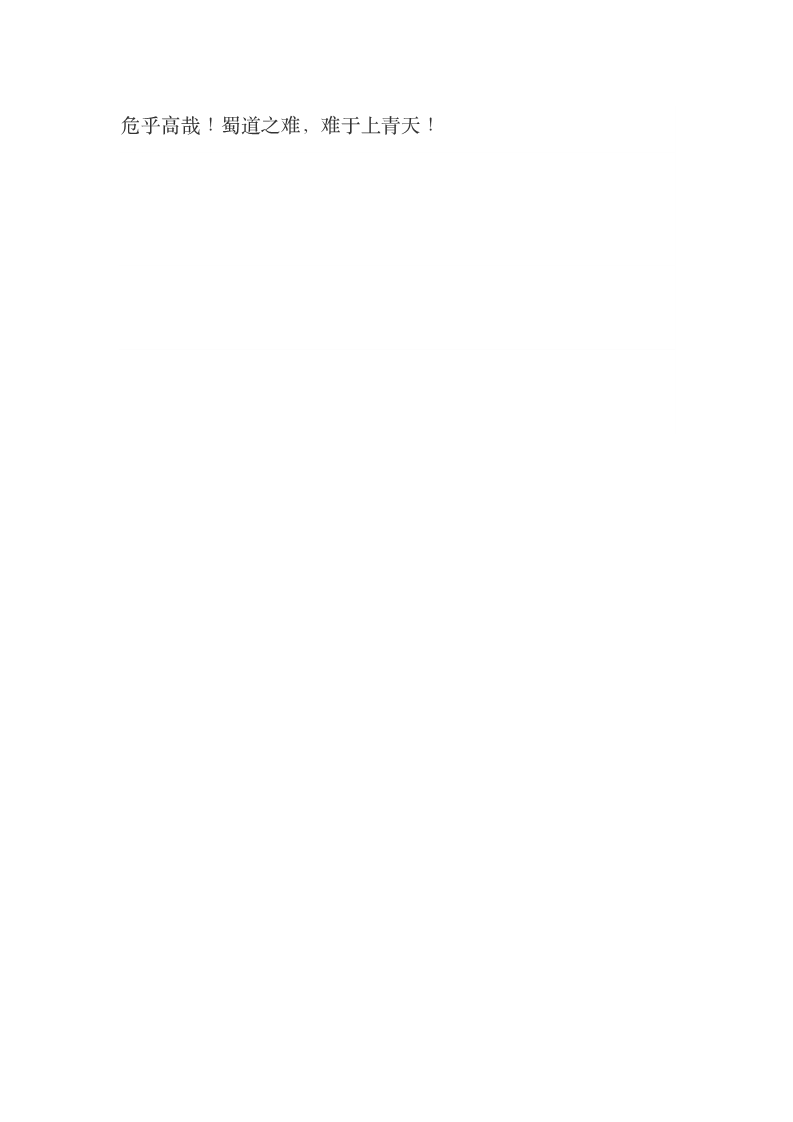
#> input picture tmp/test1.png, 793 x 1122 px
$ python test.py
#> lines starting #> are read from the running program, lines starting #| are printed output that depends on the picture; after the words box and inside, x2 and y2 are one past the last pixel; in counts of white or black regions, pixels touching at a corner belong together; long printed decimals are rounded
#! /usr/bin/env python
# -*- coding: utf-8 -*-

import os
import cv2
import numpy as np
import matplotlib.pyplot as plt


def extract_peek_ranges_from_array(array_vals, minimun_val=10, minimun_range=2):
    start_i = None
    end_i = None
    peek_ranges = []
    for i, val in enumerate(array_vals):
        if val > minimun_val and start_i is None:
            start_i = i
        elif val > minimun_val and start_i is not None:
            pass
        elif val < minimun_val and start_i is not None:
            end_i = i
            if end_i - start_i >= minimun_range:
                peek_ranges.append((start_i, end_i))
            start_i = None
            end_i = None
        elif val < minimun_val and start_i is None:
            pass
        else:
            raise ValueError("cannot parse this case...")
    return peek_ranges

base_dir = "tmp"
path_test_image = os.path.join(base_dir, "test1.png")
image_color = cv2.imread(path_test_image)
#> image_color is the input picture: shape (1122, 793, 3); min 51, max 255, mean 254.7
#new_shape = (image_color.shape[1] * 2, image_color.shape[0] * 2)
#image_color = cv2.resize(image_color, new_shape)
image = cv2.cvtColor(image_color, cv2.COLOR_BGR2GRAY)


adaptive_threshold = cv2.adaptiveThreshold(
    image,
    255,
    cv2.ADAPTIVE_THRESH_GAUSSIAN_C,\
    cv2.THRESH_BINARY_INV, 11, 2)
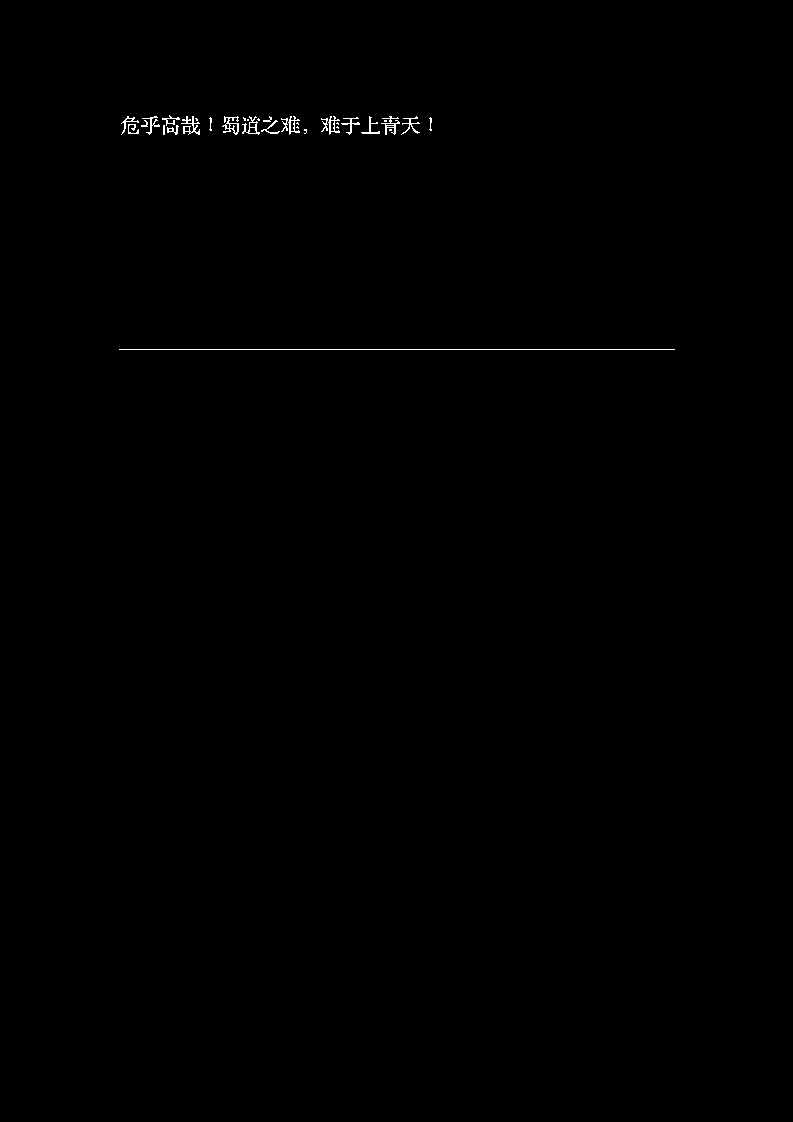
#> adaptive_threshold: shape (1122, 793); 0.24% white in thin lines or dots, all inside (x1, y1, x2, y2) = (119, 115, 675, 350)

#cv2.imshow('binary image', adaptive_threshold)
#cv2.waitKey(0)

horizontal_sum = np.sum(adaptive_threshold, axis=1)
#> horizontal_sum = 1122 values, max 141780 at index 349, min 0 at index 0, mean 479.3

plt.plot(horizontal_sum, range(horizontal_sum.shape[0]))
plt.gca().invert_yaxis()
#plt.show()

peek_ranges = extract_peek_ranges_from_array(horizontal_sum)
#> the loop in extract_peek_ranges_from_array, `for i, val in enumerate(array_vals):` made 1122 passes
#> start_i on passes 116, 350: 115, 349
#> after the loop in extract_peek_ranges_from_array, `for i, val in enumerate(array_vals):`: peek_ranges = [(115, 135)]
#> peek_ranges = [(115, 135)]
line_seg_adaptive_threshold = np.copy(adaptive_threshold)
for i, peek_range in enumerate(peek_ranges):
    x = 0
    y = peek_range[0]
    w = line_seg_adaptive_threshold.shape[1]
    h = peek_range[1] - y
    pt1 = (x, y)
    pt2 = (x + w, y + h)
    cv2.rectangle(line_seg_adaptive_threshold, pt1, pt2, 255)
#> this loop made 1 pass
#> (peek_range, x, y, w, h, pt2) on pass 1: ((115, 135), 0, 115, 793, 20, (793, 135))
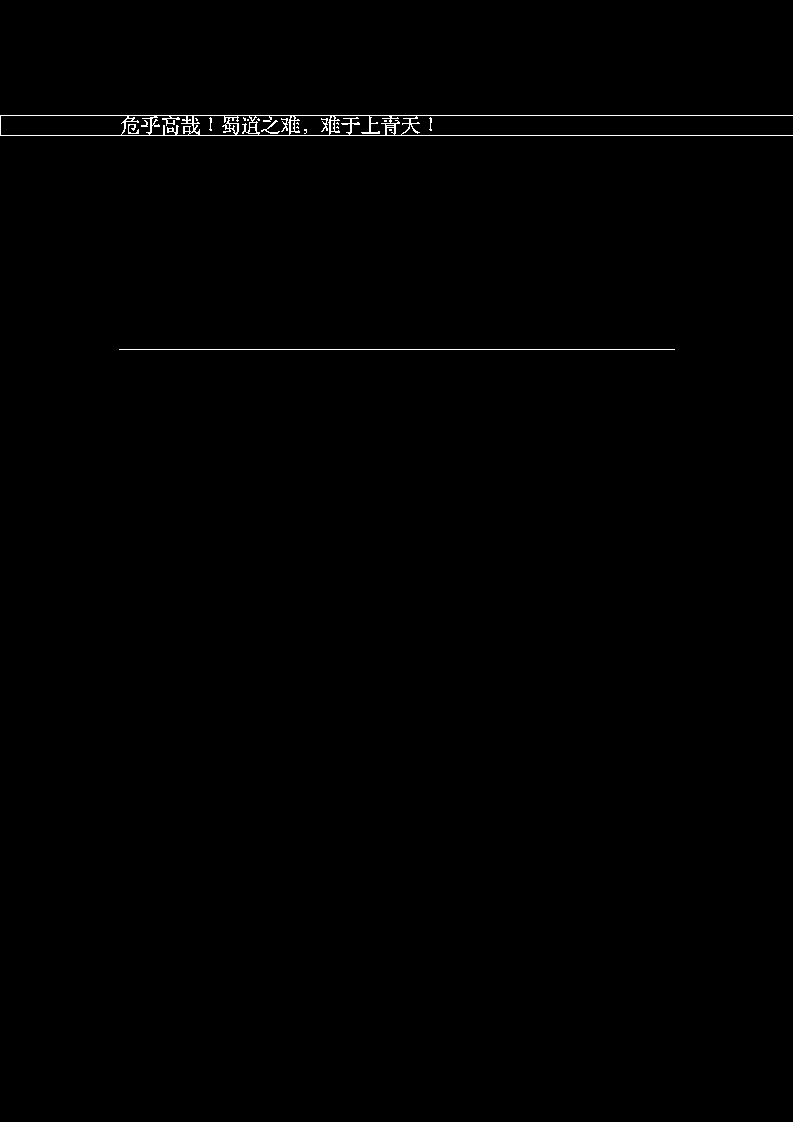
#> line_seg_adaptive_threshold: shape (1122, 793); 0.42% white in thin lines or dots, all inside (x1, y1, x2, y2) = (0, 115, 793, 350)
#cv2.imshow('line image', line_seg_adaptive_threshold)
#cv2.waitKey(0)


vertical_peek_ranges2d = []
for peek_range in peek_ranges:
    start_y = peek_range[0]
    end_y = peek_range[1]
    line_img = adaptive_threshold[start_y:end_y, :]
    vertical_sum = np.sum(line_img, axis=0)
    vertical_peek_ranges = extract_peek_ranges_from_array(
        vertical_sum,
        minimun_val=40,
        minimun_range=1)
    vertical_peek_ranges2d.append(vertical_peek_ranges)
#> this loop made 1 pass
#> after the loop, vertical_peek_ranges2d = [[(121, 139), (141, 160), (162, 180), (181, 200), (209, 212), (222, 239), (242, 260), (261, 280), (281, 300), (304, 307), (321, 340), (341, 360), (361, 380), (381, 400), (401, 420), (429, 432)]]
0
# [13 lines of commented-out code are left out]


def median_split_ranges(peek_ranges):
    new_peek_ranges = []
    widthes = []
    print(peek_ranges)
    for peek_range in peek_ranges:
        w = peek_range[1] - peek_range[0] + 1
        widthes.append(w)
    widthes = np.asarray(widthes)
    median_w = np.median(widthes)
    print('median',median_w)
    for i, peek_range in enumerate(peek_ranges):
        num_char = int(round(widthes[i]/median_w, 0))
        if num_char > 1:
            char_w = float(widthes[i] / num_char)
            for i in range(num_char):
                start_point = peek_range[0] + int(i * char_w)
                end_point = peek_range[0] + int((i + 1) * char_w)
                new_peek_ranges.append((start_point, end_point))
        elif i >0 and int(round((widthes[i-1]+widthes[i])/median_w)) == 1 and peek_ranges[i][0] - peek_ranges[i-1][1]<=1:
            print(i)
            new_peek_ranges.pop()
            start_point = peek_ranges[i-1][0]
            end_point = peek_ranges[i][1]
            print((start_point,end_point))
            widthes[i] = end_point - start_point + 1
            new_peek_ranges.append((start_point,end_point))
        else:
            new_peek_ranges.append(peek_range)
    print(new_peek_ranges)
    return new_peek_ranges


vertical_peek_ranges2d = []
for peek_range in peek_ranges:
    start_y = peek_range[0]
    end_y = peek_range[1]
    line_img = adaptive_threshold[start_y:end_y, :]
    cv2.imshow('line image', line_img)
    cv2.waitKey(0)
    vertical_sum = np.sum(line_img, axis=0)
    vertical_peek_ranges = extract_peek_ranges_from_array(vertical_sum,minimun_val=40,minimun_range=1)
    vertical_peek_ranges = median_split_ranges(vertical_peek_ranges)
    vertical_peek_ranges2d.append(vertical_peek_ranges)
#> this loop made 1 pass
#> (start_y, end_y, median_w in median_split_ranges) on pass 1: (115, 135, 20)
#> (printed output is left out)

## Draw
print('final',vertical_peek_ranges2d)
#| final [[(121, 139), (141, 160), (162, 180), (181, 200), (209, 212), (222, 239), (242, 260), (261, 280), (281, 300), (304, 307), (321, 340), (341, 360), (361, 380), (381, 400), (401, 420), (429, 432)]]
color = (0, 0, 255)
median = 0
width_sum = 0
width_num = 0
for i, peek_range in enumerate(peek_ranges):
    for vertical_range in vertical_peek_ranges2d[i]:
        width_sum += vertical_range[1] - vertical_range[0]
        width_num += 1
#> this loop made 1 pass
#> after the loop, width_num = 16; width_sum = 251
median = width_sum / width_num
#> median = 15.69
print(median)
#| 15.6875
num_value = 1
for i, peek_range in enumerate(peek_ranges):
    for vertical_range in vertical_peek_ranges2d[i]:
        x = vertical_range[0]
        y = peek_range[0]
        w = vertical_range[1] - x
        h = peek_range[1] - y
        pt1 = (x, y)
        pt2 = (x + w, y + h)
        if w > 0.5 * median:
            cv2.rectangle(image_color, pt1, pt2, color)
            tmp_image = image_color[y+1:y+h,x+1:x+w]
            cv2.imwrite("result/" + str(num_value) + ".png",tmp_image)
            num_value += 1
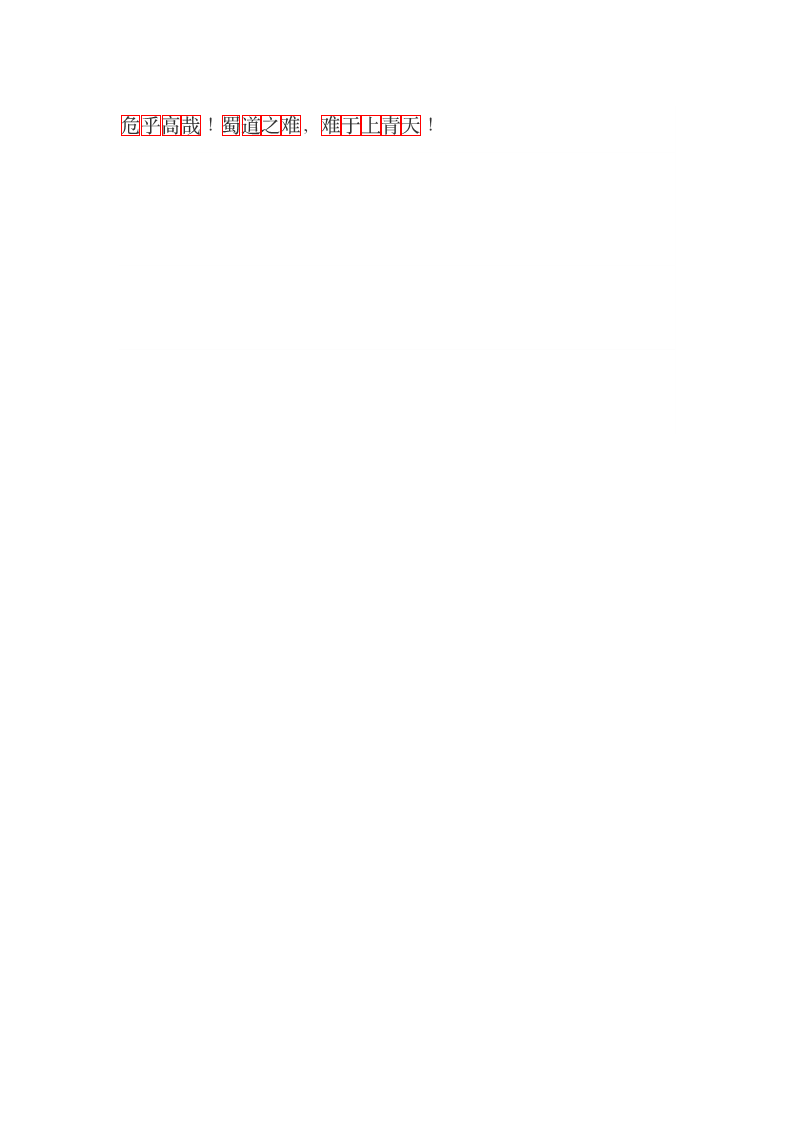
#> image_color: shape (1122, 793, 3); 0.11% of pixels changed, all inside (x1, y1, x2, y2) = (121, 115, 421, 136)
#> after the loop, num_value = 14
cv2.imshow('splited char image', image_color)
cv2.waitKey(0)
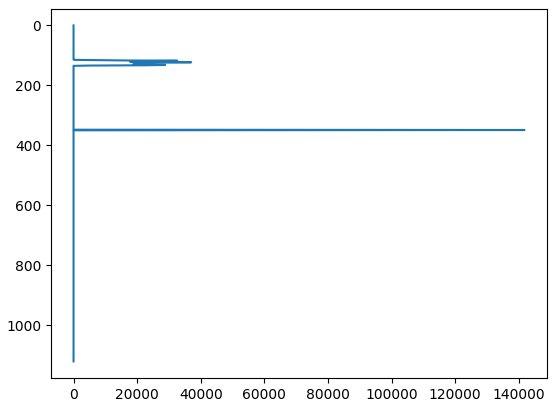
#> figure drawn by matplotlib, 1 panel
